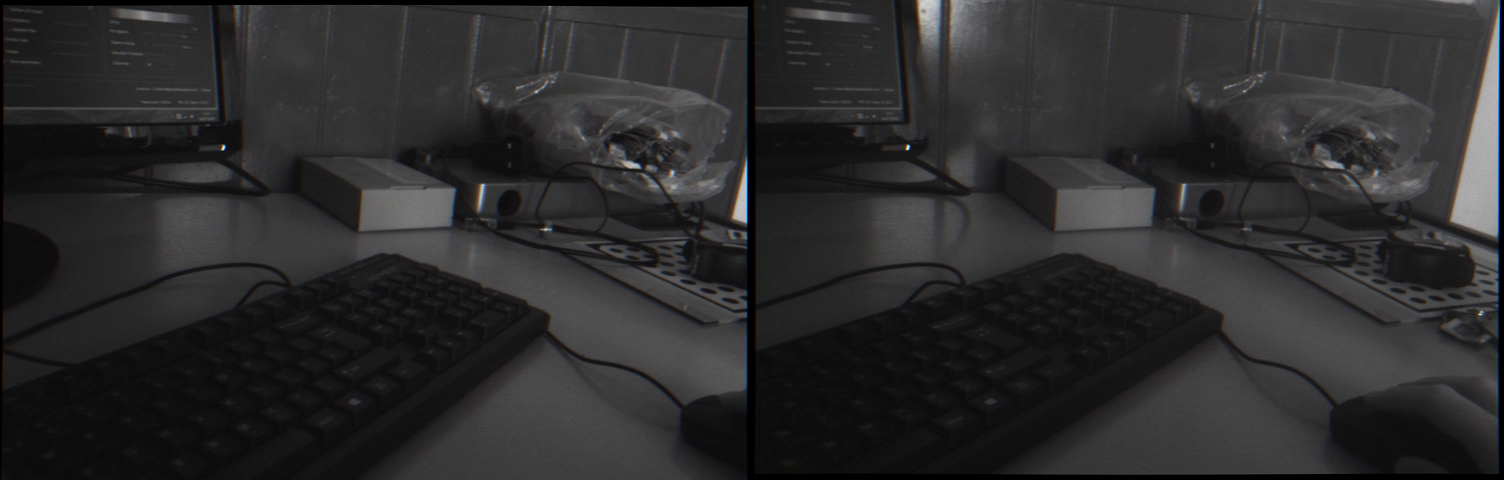
#> input picture frame 2 of generate3D/Other/stereo_video_20190704_171103_011.mp4, 1504 x 480 px, given in place of the camera
$ python 'Live ranger.py'   (older library calls are emulated)
#> lines starting #> are read from the running program, lines starting #| are printed output that depends on the picture; after the words box and inside, x2 and y2 are one past the last pixel; in counts of white or black regions, pixels touching at a corner belong together
import cv2
import numpy as np
import time
import glob
from matplotlib import pyplot as plt
import argparse
import signal
import math
import os
import pptk

#number is number of pictures taken with an interval in secs between pictures
#trials is number of points in the point array chaosen to find the distance to
number = 1
interval = 0
trials = 25

#loads in the stereo calibration
Scal = cv2.FileStorage("cal/stereo_calibration.xml", cv2.FILE_STORAGE_READ)
Rot_matrix = Scal.getNode("R").mat()
Tran_dist = Scal.getNode("T").mat()
Scal.release()

#loads in the calibration files and finds the camera matrix and the distortion coefficients
Rcal = cv2.FileStorage("cal/Right_calibration.xml", cv2.FILE_STORAGE_READ)
Rmatrix = Rcal.getNode("cameraMatrix").mat()
Rdist = Rcal.getNode("distCoeffs").mat()
Rcal.release()

Lcal = cv2.FileStorage("cal/left_calibration.xml", cv2.FILE_STORAGE_READ)
Lmatrix = Lcal.getNode("cameraMatrix").mat()
Ldist = Lcal.getNode("distCoeffs").mat()
Lcal.release()

#finds camera and launches window
cam = cv2.VideoCapture(0)
cv2.namedWindow("stereoCamera; press space for capture")

count = 0
imagesL = np.array([[]])
imagesR = np.array([[]])

while True:
    ret, frame = cam.read()
#> frame is the input picture: shape (480, 1504, 3); mean B, G, R 44, 43.4, 43.9

    #combines left and right images together
    frame_left = frame.copy()
    frame_left = cv2.flip(frame_left[:, :, 1],0)
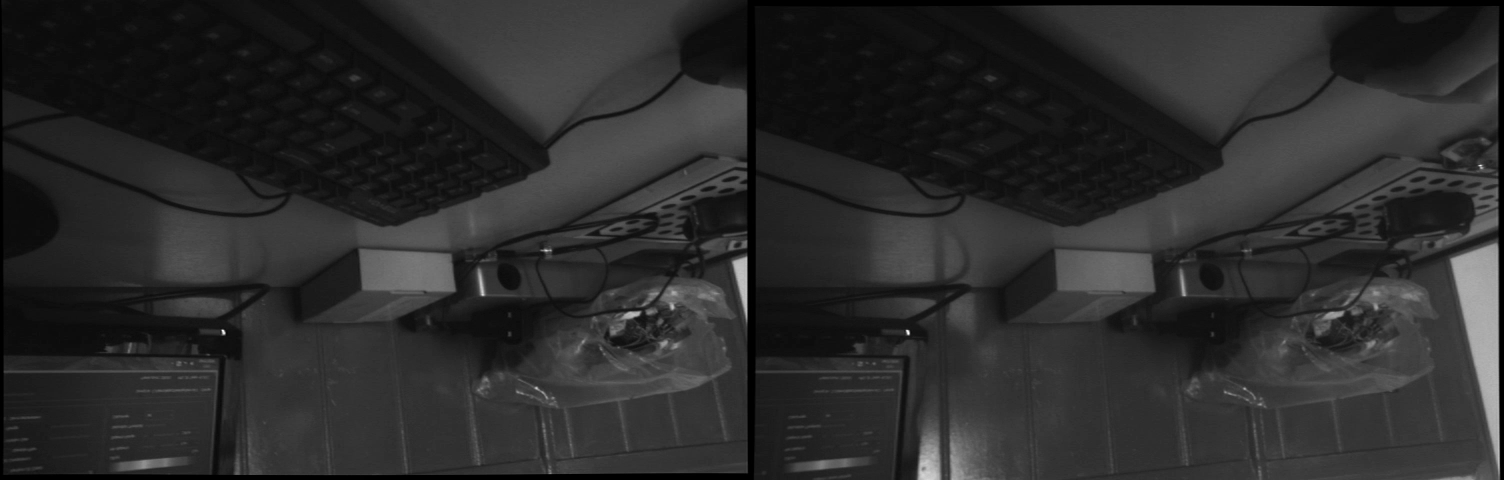
#> frame_left: shape (480, 1504); min 0, max 254, mean 43.4
    frame_right = frame.copy()
    frame_right = cv2.flip(frame_right[:, :, 2],0)

    frame_joint = np.concatenate((frame_left,frame_right), axis=1)
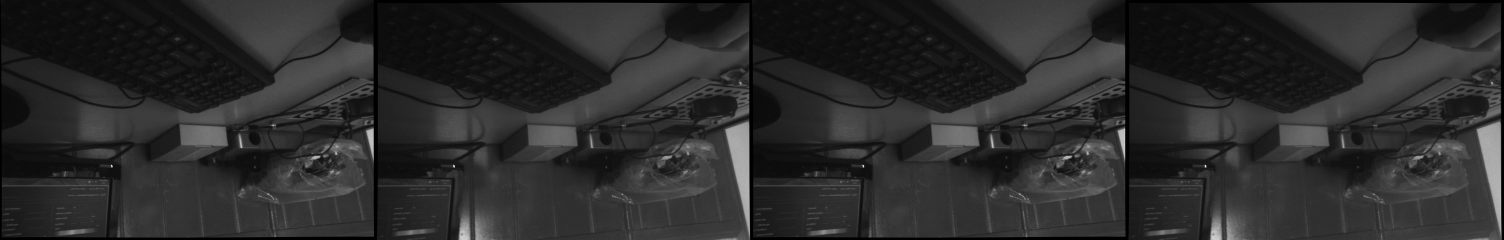
#> frame_joint: shape (480, 3008) (shown at 1/2 size); min 0, max 255, mean 43.6

    cv2.line(frame_joint, (346, 188), (346, 192), (0,0,0), 1)
#> frame_joint: shape (480, 3008); under 0.01% of pixels changed, all inside (x1, y1, x2, y2) = (346, 188, 347, 193)
    cv2.line(frame_joint, (344, 190), (348, 190), (0,0,0), 1)
#> frame_joint: shape (480, 3008); min 0, max 255, mean 43.6

    cv2.imshow("stereoCamera; press space for picture", frame_joint)

    if not ret:
        break
    k = cv2.waitKey(1)
#> (key Esc is pressed here)

    count = 1

    if k%256 == 32:
        # space pressed
        count += 1

    if k%256 == 27:
        # ESC pressed
        print("Escape hit, closing...")
        break

    if count > 0 and count <= number:
        #pressing space takes picture and applies calibration
        imgL = frame_left
        imgR = frame_right

        Lheight, Lwidth = imgL.shape[:2]
        Rheight, Rwidth = imgR.shape[:2]

        (leftRectification, rightRectification, leftProjection, rightProjection,
        dispartityToDepthMap, leftROI, rightROI) = cv2.stereoRectify(
                Lmatrix, Ldist,
                Rmatrix, Rdist,
                (Lwidth,Lheight), Rot_matrix, Tran_dist,
                None, None, None, None, None,
                cv2.CALIB_ZERO_DISPARITY, -1)

        #undistort
        Lmapx,Lmapy = cv2.initUndistortRectifyMap(Lmatrix,Ldist,leftRectification,leftProjection,(Lwidth,Lheight),5)
        Ldst = cv2.remap(imgL,Lmapx,Lmapy,cv2.INTER_LINEAR)

        Rmapx,Rmapy = cv2.initUndistortRectifyMap(Rmatrix,Rdist,rightRectification,rightProjection,(Rwidth,Rheight),5)
        Rdst = cv2.remap(imgR,Rmapx,Rmapy,cv2.INTER_LINEAR)

        strcnt = str(count)

        #saves the recified images
        globals()['image'+str(count)+'_l_'] = Ldst
        globals()['image'+str(count)+'_r_'] = Rdst

        #allows for an interval between the pictures given by interval
        time.sleep(interval)
        count += 1

    if count > number:
        str_number = str(number)
        str_interval = str(interval)
        count = 0

        for n in range(number):
            n += 1

            ply_header = '''
            '''

            CV_MATCHER_BM = 1
            CV_MATCHER_SGBM = 0

            #define matching parameters
            #SETTINGS FOR PHOBOS NUCLEAR
            algorithm = CV_MATCHER_BM
            window_size = 30
            block_size = 15
            min_disp = 20
            num_disp = 16*6
            uniqness_ratio = 15
            speckle_window_size = 500
            speckle_range = 5

            #define command line arguments
            parser = argparse.ArgumentParser()
            parser.add_argument("-c","--calibration_folder",
                                help="folder location of calibration file",
                                type=str,default='cal')
            parser.add_argument("-i","--input_folder",
                                help="folder location of left and right images",
                                type=str,default='input')
            parser.add_argument("-p","--output_folder_point_clouds",
                                help="folder location to output point clouds",
                                type=str,default='output/point_clouds')
            parser.add_argument("-m","--output_folder_disparity",
                                help="folder location to output disparity maps",
                                type=str,default='output/disparity')
            parser.add_argument("-l","--left_wildcard",
                                help="wildcard for reading images from left camera in folder",
                                type=str,default='*_l_*.png')
            parser.add_argument("-r","--right_wildcard",
                                help="wildcard for reading images from right camera in folder",
                                type=str,default='*_r_*.png')
            parser.add_argument("-x","--pose_wildcard",
                                help="wildcard for reading camera pose in folder",
                                type=str,default='*.txt')
            parser.add_argument("-v","--visualise3D",
                                help="visualise point cloud",
                                type=bool,default=False)
            parser.add_argument("-d","--visualise_disparity",
                                help="visualise disparity map",
                                type=bool,default=True)
            parser.add_argument("-t","--pose_transformation",
                                help="enable transformation of generated point clouds by pose (pose file for each image pair containing [x,y,z,w,x,y,z])",
                                type=bool,default=False)
            args = parser.parse_args()

            # [183 lines left out: functions write_ply, visualise_points, t_q_to_matrix, transform_points, main, not called in this run]

            if __name__ == '__main__':
                main()

        #for the 'number' that many variables it iterates through
        average_distance = 0
        for n in range(number):

            n += 1
            #list of position variables in the 3 cartesian directions
            globals()['xpos_'+str(n)] = []
            globals()['ypos_'+str(n)] = []
            globals()['zpos_'+str(n)] = []
            #list of the altered variables for the x and y direction
            globals()['alt_xpos_'+str(n)] = []
            globals()['alt_ypos_'+str(n)] = []

            for pos in range(len(globals()['points_'+str(n)])):
                globals()['alt_xpos_'+str(n)].append(globals()['points_'+str(n)][pos][0])
                globals()['alt_ypos_'+str(n)].append(globals()['points_'+str(n)][pos][1])
                globals()['zpos_'+str(n)].append(globals()['points_'+str(n)][pos][2])

            #Distance needs to be adjusted from the distance of the left camera to the distance from the probe.
            x_difference = -0.032
            y_difference = -0.073


            #changes the variables in to the alternate variables
            for x in globals()['alt_xpos_'+str(n)]:
                x = x + x_difference
                globals()['xpos_'+str(n)].append(x)

            for y in globals()['alt_ypos_'+str(n)]:
                y = y + y_difference
                globals()['ypos_'+str(n)].append(y)


            close_pos = []
            for t in range(trials):
                #for the number of trials, the closest points to the alterante middle, shortest distance is set to 10.0 so a shorter distance can always be chosen
                shortest_dist = 10.0
                positions = []
                for N in range(len(globals()['xpos_'+str(n)])):
                    #finds the shortest distance
                    dist = math.sqrt((globals()['xpos_'+str(n)][N] * globals()['xpos_'+str(n)][N]) + (globals()['ypos_'+str(n)][N] * globals()['ypos_'+str(n)][N]))
                    if dist < shortest_dist:
                        #replaces the shortest distnance if a new shortest distance is found, finds the position of the shortest distance and finds the distance to that point
                        shortest_dist = dist
                        positions.append(N)
                close_pos.append(positions[-1])
                del globals()['xpos_'+str(n)][positions[-1]]
                del globals()['ypos_'+str(n)][positions[-1]]

            globals()['totdist_'+str(n)] = 0
            for listno in close_pos:
                globals()['totdist_'+str(n)] += globals()['zpos_'+str(n)][listno]

            average_distance += (globals()['totdist_'+str(n)] / trials)

        #cameras are set back 25mm from probe
        average_distance = average_distance - 0.0906247
        average_distance = average_distance / 0.7982
        average_distance = round((average_distance / number * 1000),1)
        average_distance += -25

        print('Distance to object:', average_distance,'mm' )
        print()

$ run again, starting later in the video
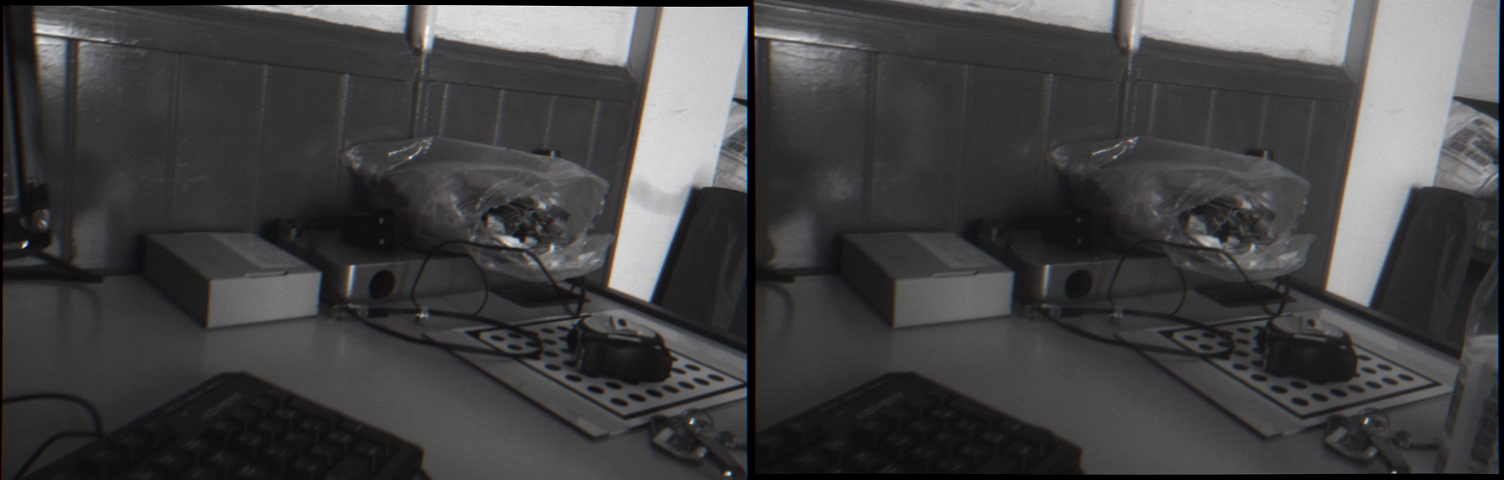
#> input picture frame 11 of generate3D/Other/stereo_video_20190704_171103_011.mp4, 1504 x 480 px, given in place of the camera
#> frame is the input picture: shape (480, 1504, 3); mean B, G, R 68.1, 67.5, 68
#> `frame_left = cv2.flip(frame_left[:, :, 1],0)`:
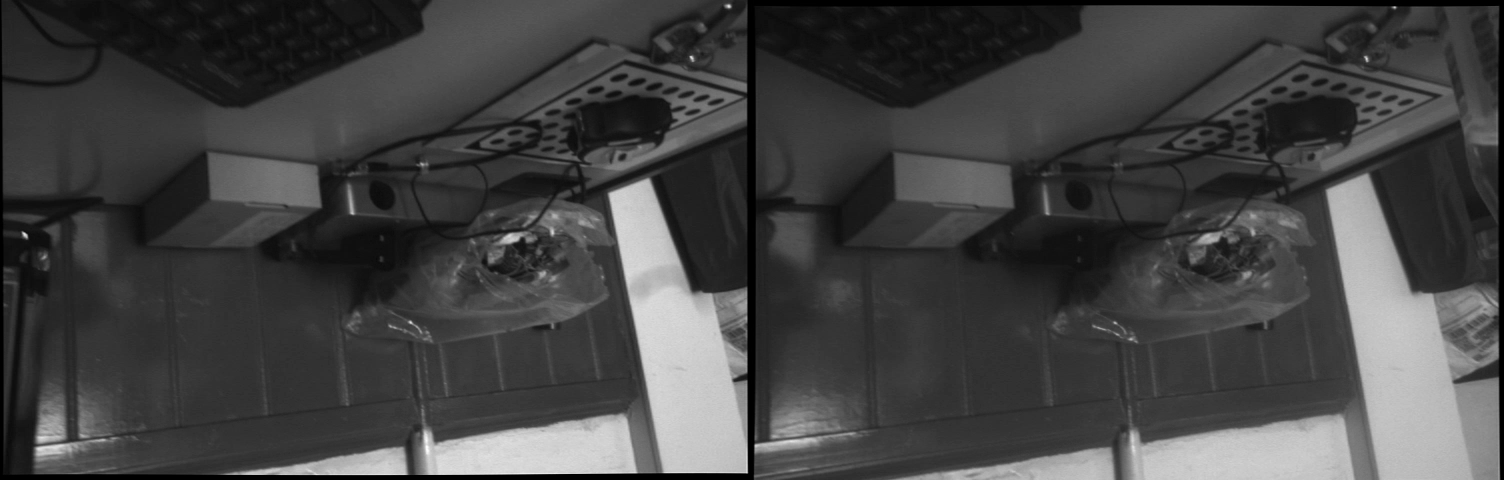
#> frame_left: shape (480, 1504); min 0, max 253, mean 67.5
#> `frame_joint = np.concatenate((frame_left,frame_right), axis=1)`:
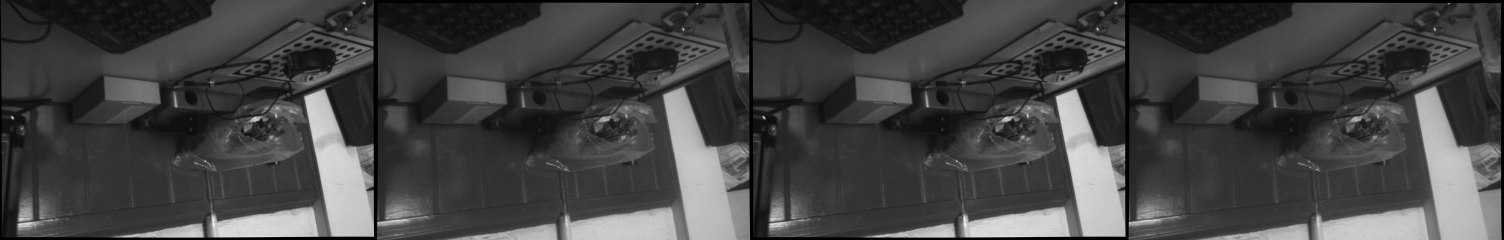
#> frame_joint: shape (480, 3008) (shown at 1/2 size); min 0, max 255, mean 67.8

$ run again, starting later in the video
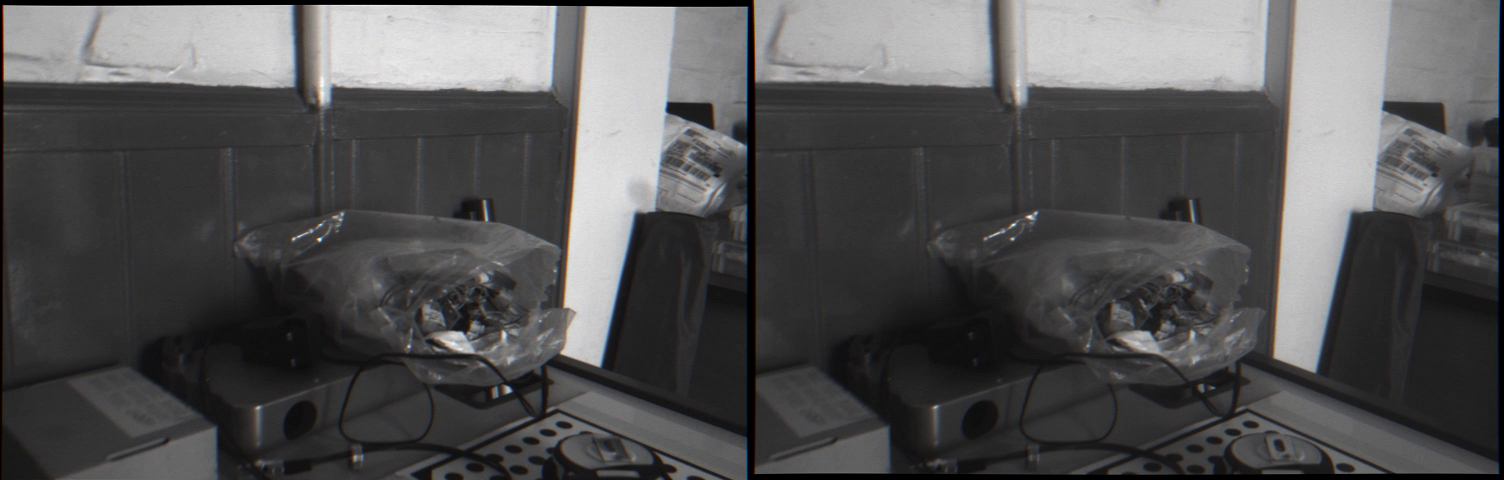
#> input picture frame 20 of generate3D/Other/stereo_video_20190704_171103_011.mp4, 1504 x 480 px, given in place of the camera
#> frame is the input picture: shape (480, 1504, 3); mean B, G, R 83.8, 83.2, 83.7
#> `frame_left = cv2.flip(frame_left[:, :, 1],0)`:
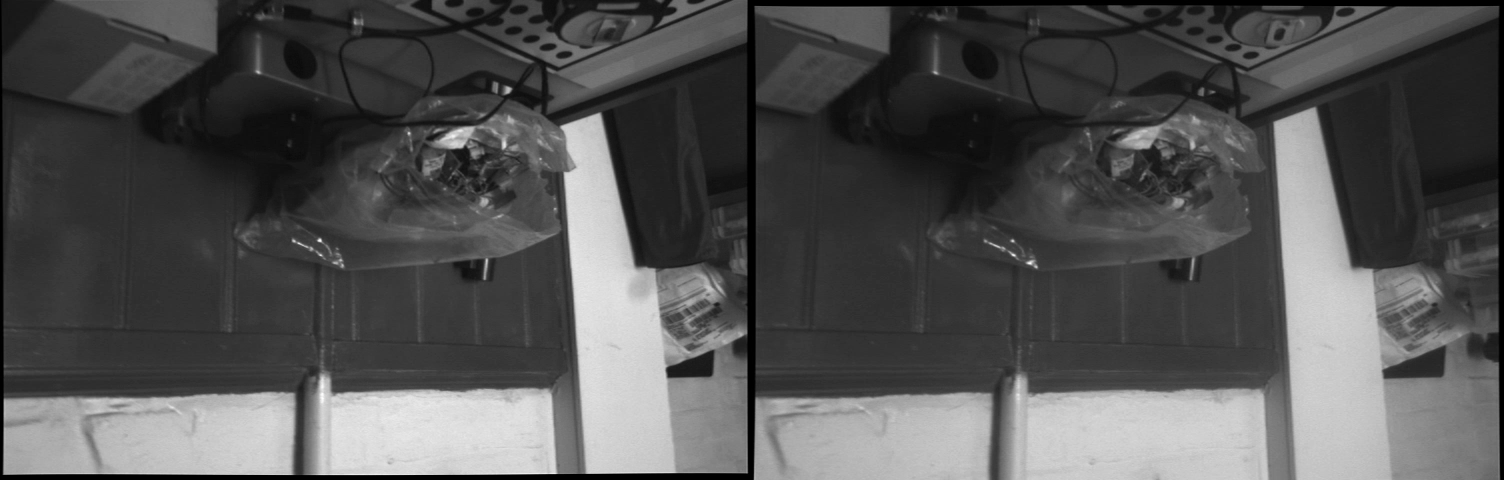
#> frame_left: shape (480, 1504); min 0, max 255, mean 83.2
#> `frame_joint = np.concatenate((frame_left,frame_right), axis=1)`:
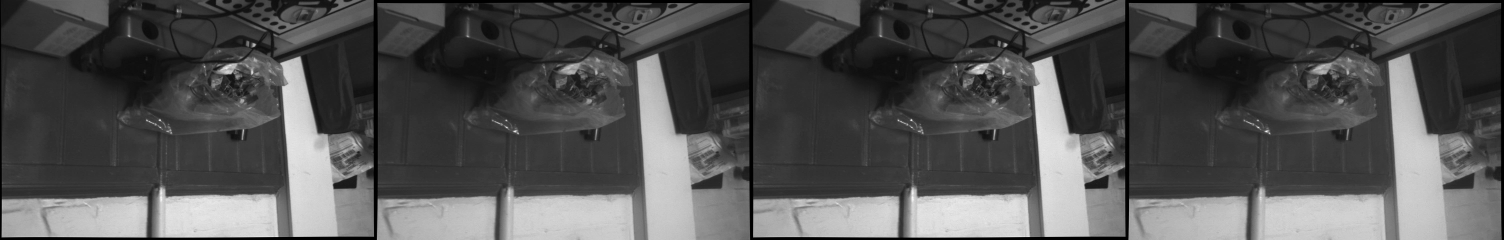
#> frame_joint: shape (480, 3008) (shown at 1/2 size); min 0, max 255, mean 83.5
